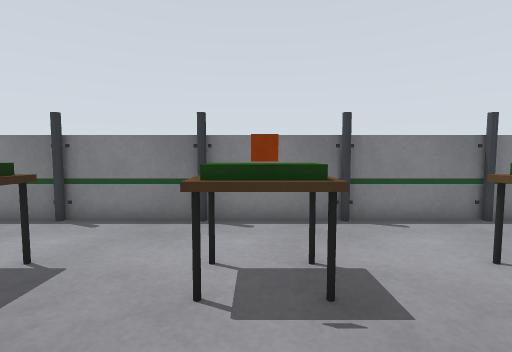
View 1 (above)

16 first-person views from a walk through a world built for the Gazebo simulator. The camera is 0.9 m above the floor, tilts 4° down and sees 85° across. The floor is counted in squares, 0.5 m on a side. Each view is taken from the middle of a square. On the plan, view 1 faces up. The plan holds only what a view shows up to about 15 squares ahead; the rest is blank. The place goes on beyond the plan.

View 2
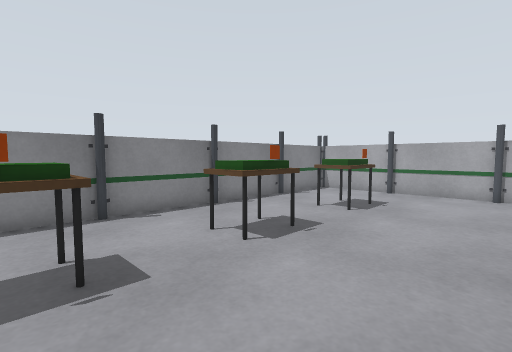

View 3
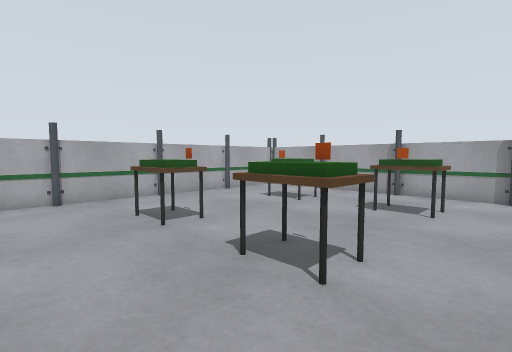

View 4
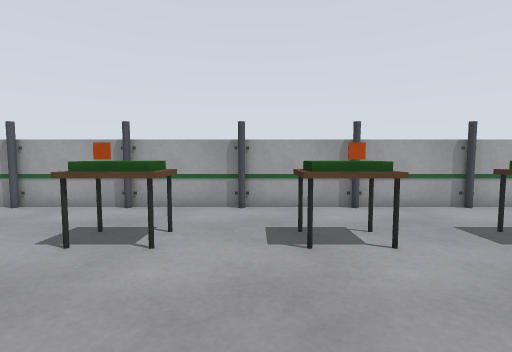

View 5
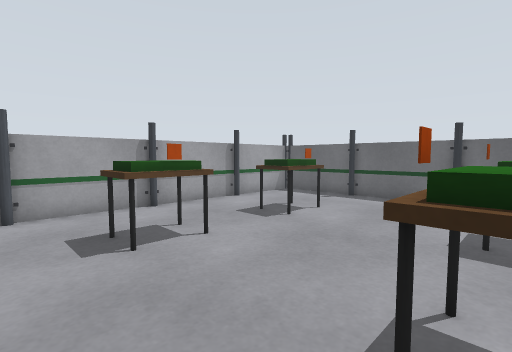

View 6
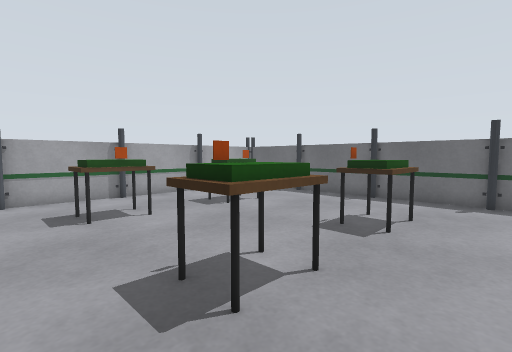

View 7
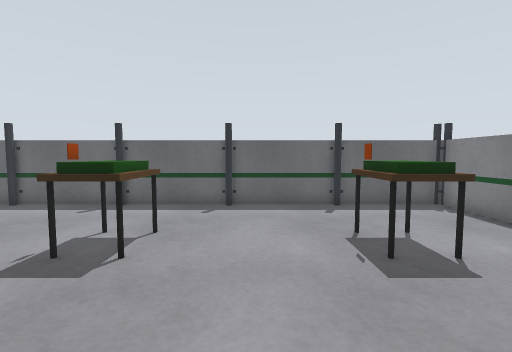

View 8
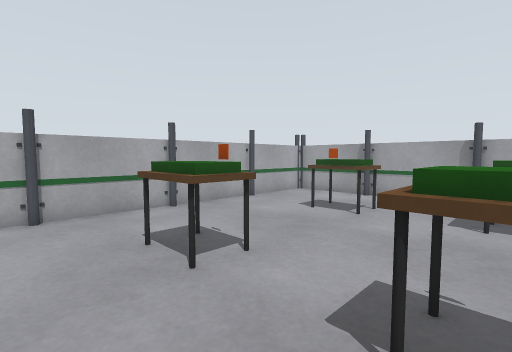

View 9
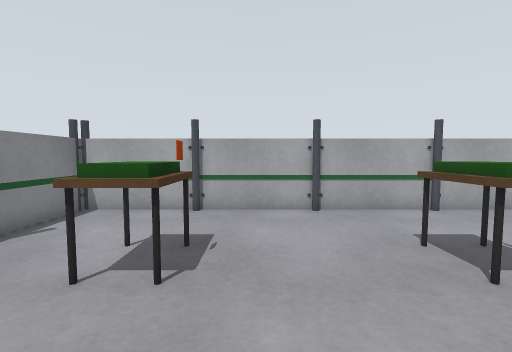

View 10
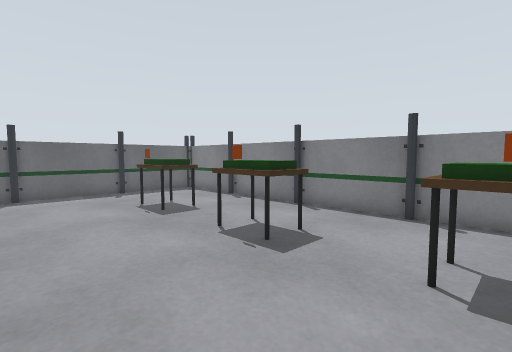

View 11
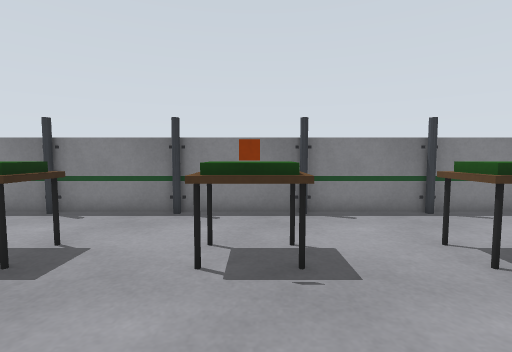

View 12
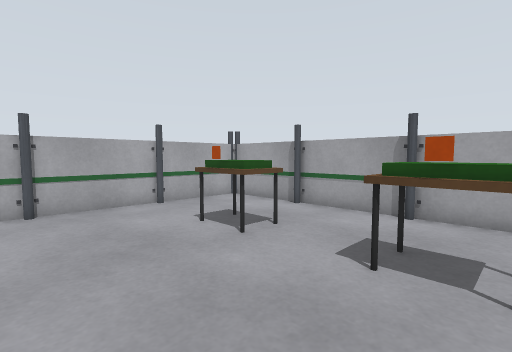

View 13
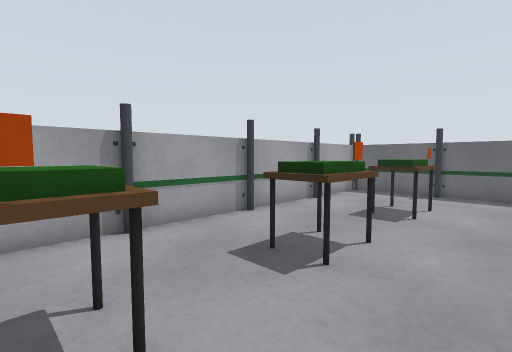

View 14
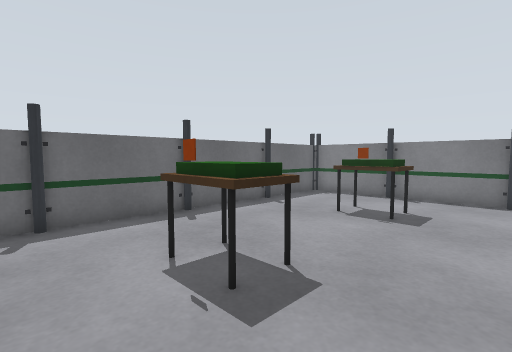

View 15
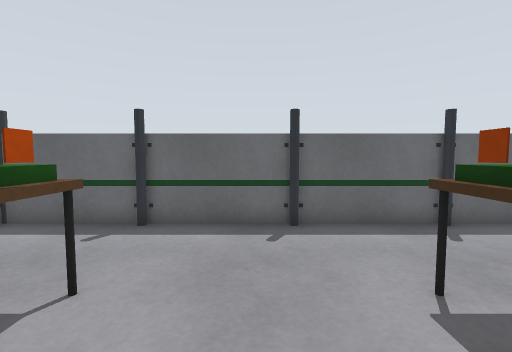

View 16
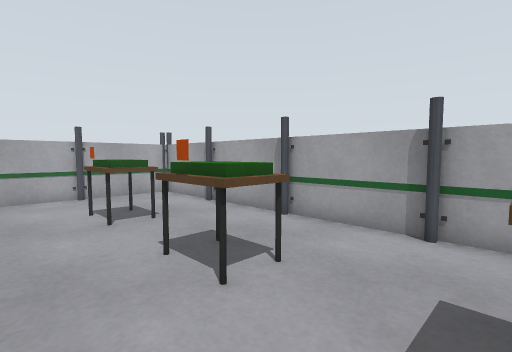

### Floor plan
Points are (right, up) in squares from view 1. A wall is a line through its corners. A room is listed if a view was taken in it or the views show most of it. See-through windows are left out.
Room 1 (views 1, 2, 3, 4, 5, 6, 7, 8, 9, 10, 11, 12, 13, 14, 15, 16)
walls: (1.6, 7.9) (-0.5, 7.9); (3.4, -11.9) (5.5, -11.9); (-0.5, -11.9) (1.6, -11.9); (5.5, 7.9) (3.4, 7.9); (-2.4, 7.9) (-4.5, 7.9); (7.4, -11.9) (9.5, -11.9); (-4.5, -11.9) (-2.4, -11.9); (9.5, 7.9) (7.4, 7.9); (-6.4, 7.9) (-8.5, 7.9); (11.4, -11.9) (13.5, -11.9); (-8.4, -11.9) (-6.4, -11.9); (-9.4, 7.5) (-9.4, -11.5); (13.5, 7.9) (11.4, 7.9); (14.4, -11.5) (14.4, 7.5)
objects: pillar (-10, -12); pillar (-10, 8); other object (-9, -12); pillar (-9, -8); pillar (-9, -4); pillar (-9, 0); pillar (-9, 4); pillar (-9, 8); pillar (-6, -12) to (-5, -12); pillar (-6, 8) to (-5, 8); table (-5, -8) to (-4, -8); orange box (-5, -7); orange box (-5, -3); table (-5, -2) to (-4, -2); other object (-5, 3); table (-5, 4) to (-4, 4); pillar (-2, -12) to (-1, -12); pillar (-2, 8) to (-1, 8); table (-1, -8) to (1, -8); table (-1, -2) to (1, -2); table (-1, 4) to (1, 4); orange box (0, -7); orange box (0, -3); orange box (0, 3); pillar (2, -12) to (3, -12); pillar (2, 8) to (3, 8); table (4, -8) to (6, -8); table (4, -2) to (6, -2); table (4, 4) to (6, 4); orange box (5, -7); orange box (5, -3); orange box (5, 3); pillar (6, -12) to (7, -12); pillar (6, 8) to (7, 8); table (9, -8) to (10, -8); table (9, -2) to (10, -2); table (9, 4) to (10, 4); pillar (10, -12) to (11, -12); other object (10, -7); orange box (10, -3); other object (10, 3); pillar (10, 8) to (11, 8); other object (14, -12); pillar (14, -8); pillar (14, -4); pillar (14, 0); pillar (14, 4); pillar (14, 8); other object (15, -12); pillar (15, 8)

Positions as (right, up) in squares from view 1, and headings:
1: (0, 0), facing up
2: (0, -1), facing up-right
3: (2, 2), facing down-right
4: (2, -2), facing down
5: (3, -2), facing down-left
6: (3, 1), facing down-left
7: (1, 1), facing left
8: (5, 1), facing down-right
9: (5, 2), facing right
10: (5, -1), facing up-left
11: (5, -1), facing up
12: (4, -3), facing down-right
13: (5, -5), facing down-left
14: (-1, -5), facing up-left
15: (-2, -5), facing left
16: (1, -5), facing down-right
